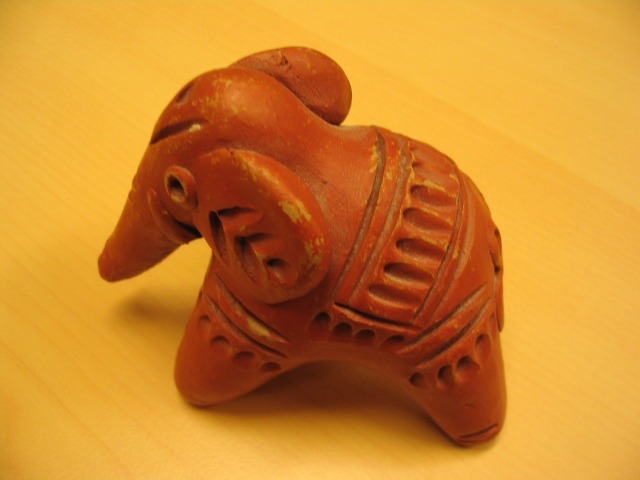
#> input picture images/elefant.jpg, 640 x 480 px
$ jupyter execute --allow-errors Assignment3.ipynb
#> lines starting #> are read from the running program, lines starting #| are printed output that depends on the picture; after the words box and inside, x2 and y2 are one past the last pixel; in counts of white or black regions, pixels touching at a corner belong together
# Assignment 3 - Image Segmentation using MRFs

## GrabCut

---
**TA** : Avinash, Samartha
**Release date**: 21/03/22
**Submission date** : 02/04/22

---

For this assignment you will implement the GrabCut method mentioned in this [paper](https://cvg.ethz.ch/teaching/cvl/2012/grabcut-siggraph04.pdf). It is essentially an iterative version of GraphCut as shown in the figure below.

The code below takes an input image and follows these steps:
- It requires a bounding box to be drawn by the user to roughly segment out the foreground pixels
- It runs an initial min-cut optimization using the provided annotation
- The result of this optimization gives an initial segmentation
- To further refine this segmentation, the user provides two kinds of strokes to aid the optimization
    - strokes on the background pixels
    - strokes on the foreground pixels
- The algorithm now utilizes this to refine the original segmentation

You are allowed to use standard GMM libraries for the implementation. For usage of other libraries, please contact the TAs.

You can view this [video](https://www.youtube.com/watch?v=aOqOwM-Qbtg) to get a better idea of the steps involved.

Image segmentation is one exciting application of MRFs. You can further read about other applications of MRFs for Computer Vision [here](https://cedar.buffalo.edu/~srihari/CSE574/Chap8/Ch8-PGM-Undirected/9.5-MRFinCV.pdf).

#### Useful Links
* https://courses.engr.illinois.edu/cs543/sp2011/lectures/Lecture%2012%20-%20MRFs%20and%20Graph%20Cut%20Segmentation%20-%20Vision_Spring2011.pdf

[cell 1]
import numpy as np
import cv2
from collections import namedtuple
from sklearn.mixture import GaussianMixture
import matplotlib.pyplot as plt
import igraph as ig
import logging
import sys
from tqdm.auto import tqdm as tq

[cell 2]
logging.basicConfig(stream=sys.stdout, level=logging.WARN)

[cell 3]
con = namedtuple('_', ('FIX', 'UNK', 'FG', 'BG'))(1, 0, 1, 0)
NUM_GMM_COMP = 5
GAMMA = 50
LAMDA = 9 * GAMMA
NUM_ITERS = 3
TOL = 1e-3

[cell 4]
class EventHandler:
    """
    Class for handling user input during segmentation iterations
    """

    def __init__(self, flags, img, _types, _alphas, colors):

        self.FLAGS = flags
        self.ix = -1
        self.iy = -1
        self.img = img
        self.img2 = self.img.copy()
        self._types = _types
        self._alphas = _alphas
        self.COLORS = colors

    @property
    def image(self):
        return self.img

    @image.setter
    def image(self, img):
        self.img = img

    @property
    def types(self):
        return self._types

    @types.setter
    def types(self, _types):
        self._types = _types

    @property
    def alphas(self):
        return self._alphas

    @alphas.setter
    def alphas(self, _alphas):
        self._alphas = _alphas

    @property
    def flags(self):
        return self.FLAGS

    @flags.setter
    def flags(self, flags):
        self.FLAGS = flags

    # [52 lines left out: function handler, not called in this run]

[cell 5]
def run(filename, n_components=NUM_GMM_COMP, gamma=GAMMA, lamda=LAMDA,
        num_iters=NUM_ITERS, tol=TOL, connect_diag=True):
    """
    Main loop that implements GrabCut.

    Input
    -----
    filename (str) : Path to image
    """

    COLORS = {
    'BLACK' : [0,0,0],
    'RED'   : [0, 0, 255],
    'GREEN' : [0, 255, 0],
    'BLUE'  : [255, 0, 0],
    'WHITE' : [255,255,255]
    }

    DRAW_BG = {'color' : COLORS['BLACK'], 'val' : con.BG}
    DRAW_FG = {'color' : COLORS['WHITE'], 'val' : con.FG}

    FLAGS = {
        'RECT' : (0, 0, 1, 1),
        'DRAW_STROKE': False,         # flag for drawing strokes
        'DRAW_RECT' : False,          # flag for drawing rectangle
        'rect_over' : False,          # flag to check if rectangle is  drawn
        'rect_or_mask' : -1,          # flag for selecting rectangle or stroke mode
        'value' : DRAW_FG,            # drawing strokes initialized to mark foreground
    }

    img = cv2.imread(filename)
    img2 = img.copy()
    types = np.zeros(img.shape[:2], dtype = np.uint8)  # whether a pixel is known or unknown
    alphas = np.zeros(img.shape[:2], dtype = np.uint8) # mask is a binary array with : 0 - background pixels
                                                       #                               1 - foreground pixels
    output = np.zeros(img.shape, np.uint8)             # output image to be shown

    # Input and segmentation windows
    cv2.namedWindow('Input Image')
    cv2.namedWindow('Segmented output')

    EventObj = EventHandler(FLAGS, img, types, alphas, COLORS)
    cv2.setMouseCallback('Input Image', EventObj.handler)
    cv2.moveWindow('Input Image', img.shape[1] + 10, 90)

    while(1):

        img = EventObj.image
        types = EventObj.types
        alphas = EventObj.alphas
        FLAGS = EventObj.flags
        cv2.imshow('Segmented image', output)
        cv2.imshow('Input Image', img)

        k = cv2.waitKey(1)

        # key bindings
        if k == 27:
            # esc to exit
            break

        elif k == ord('0'):
            # Strokes for background
            FLAGS['value'] = DRAW_BG

        elif k == ord('1'):
            # FG drawing
            FLAGS['value'] = DRAW_FG

        elif k == ord('r'):
            # reset everything
            FLAGS['RECT'] = (0, 0, 1, 1)
            FLAGS['DRAW_STROKE'] = False
            FLAGS['DRAW_RECT'] = False
            FLAGS['rect_or_mask'] = -1
            FLAGS['rect_over'] = False
            FLAGS['value'] = DRAW_FG
            img = img2.copy()
            types = np.zeros(img.shape[:2], dtype = np.uint8)
            alphas = np.zeros(img.shape[:2], dtype = np.uint8)
            EventObj.image = img
            EventObj.types = types
            EventObj.alphas = alphas
            output = np.zeros(img.shape, np.uint8)

        elif k == 13:
            # Press carriage return to initiate segmentation

            #-------------------------------------------------#
            # Implement GrabCut here.                         #
            # Function should return a mask which can be used #
            # to segment the original image as shown on L90   #
            #-------------------------------------------------#
            alphas = grab_cut(img2, types, alphas, n_components, gamma, lamda, num_iters, tol, connect_diag)
            EventObj.alphas = alphas


        EventObj.flags = FLAGS
        mask2 = np.where((alphas == 1), 255, 0).astype('uint8')
        output = cv2.bitwise_and(img2, img2, mask = mask2)
    return output

## Implementation Details
- We use eight-connectivity by default, calculating $\beta$ as the inverse of twice the average of $||z_m - z_n||_{2}^{2}$ over all edges in the graph (neighbouring pixels).
- The capacity of edges connecting known foreground pixels to the source and known background pixels to the sink is set to $9$ times the value of $\gamma$, ensuring that it is large enough (for both four- and eight- connectivity) for the edge to never get cut.
- As stated above, we rerun the entire iterative optimisation again after user refinement (which is optional according to the original algorithm), favouring accuracy over runtime.
- By default, we use $\gamma=50$ and $3$ iterations of grabcut, with a tolerance of change for the mincut value.

[cell 6]
def fit_gmms(img, alphas, n_components):
    fg = GaussianMixture(n_components=n_components)
    fg.fit(img[alphas == con.FG].reshape((-1, img.shape[-1])))

    bg = GaussianMixture(n_components=n_components)
    bg.fit(img[alphas == con.BG].reshape((-1, img.shape[-1])))

    return fg, bg

# [111 lines left out: function graph_cut, not called in this run]


def grab_cut(img_, types_, alphas_, n_components, gamma, lamda,
             num_iters, tol, connect_diag):
    perf_pa = 0
    perf_pa += 1
    logging.debug('GRAB CUT')
    img = img_.copy().astype(np.float32)
    perf_pa += 1
    types = types_.copy() # types tells whether the pixel is fixed or unknown
    alphas = alphas_.copy() # alphas tells whether the pixel is fg or bg according to fixed or current estimate

    # calculate beta
    logging.info('CALC BETA')
    perf_pa += 1
    beta = 0
    for i in range(img.shape[0]):
        for j in range(img.shape[1]):
            perf_pa += 1
            if i > 0:
                diff = img[i, j] - img[i-1, j]
                perf_pa += 1
                beta += diff.dot(diff)
            if j > 0:
                diff = img[i, j] - img[i, j-1]
                perf_pa += 1
                beta += diff.dot(diff)
            if connect_diag:
                if i > 0 and j > 0:
                    diff = img[i, j] - img[i-1, j-1]
                    perf_pa += 1
                    beta += diff.dot(diff)
                if i > 0 and j < img.shape[1] - 1:
                    perf_pa += 1
                    diff = img[i, j] - img[i-1, j+1]
                    perf_pa += 1
                    beta += diff.dot(diff)
    perf_pa += 1
    if connect_diag:
        beta /= (4 * img.shape[0] * img.shape[1] - 3 * img.shape[0] - 3 * img.shape[1] + 2)
    else:
        perf_pa += 1
        beta /= (2 * img.shape[0] * img.shape[1] - img.shape[0] - img.shape[1])
    beta *= 2
    beta = 1 / beta
    perf_pa += 1
    prev_flow = -1
    for _ in tq(range(num_iters)):
        perf_pa += 1
        fg_gmm, bg_gmm = fit_gmms(img, alphas, n_components)
        flow, alphas = graph_cut(img, types, alphas, fg_gmm, bg_gmm, beta, gamma, lamda, connect_diag)
        perf_pa += 1
        if prev_flow != -1 and abs(prev_flow - flow) < tol:
            break

        prev_flow = flow

    logging.info('DONE')
    return alphas

[cell 7]
def accuracy(mask, gt):
    return (1-np.mean(mask > gt))

def iou(mask, gt):
    inter = np.sum(np.logical_and(mask, gt))
    union = np.sum(np.logical_or(mask, gt))
    return inter / union

# [4 lines left out: function dice, not called in this run]

# Report

`Kushal Kumar Jain   `
`2019111001`

## Effect of Refining :

**Run-1:** Default parameters, no user refinement.

**Run-2:** Default parameters, with user refinement.


## Deliverable 1 :

### Calculating Accuacy :

[cell 8]
filename = '../images/elefant.jpg'
img = cv2.imread(filename)
#> img is the input picture: shape (480, 640, 3); mean B, G, R 45.9, 133.8, 205.5
gt = cv2.imread('../ground_truth/elefant.bmp')
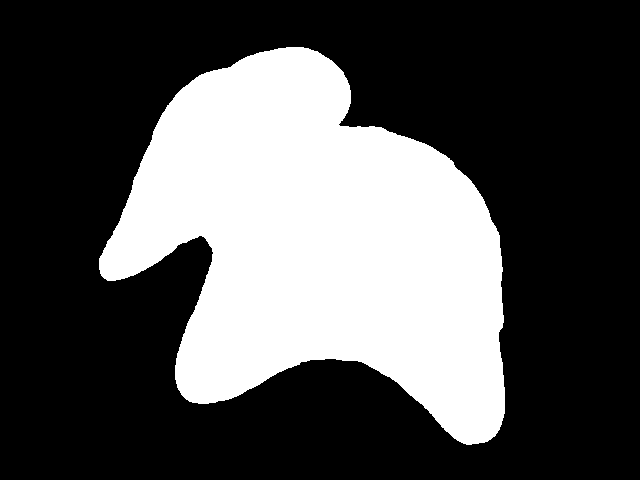
#> input picture ground_truth/elefant.bmp, 640 x 480 px
#> gt is the input picture: shape (480, 640, 3); 32.1% white; 1 white region, box (x1, y1, x2, y2) and area: (99, 47, 505, 445) 98718

#> (the rest of this cell did not finish here and is left out)

#> in __init__, `self._types = _types`: self._types: shape (480, 640); every value is 0
#> in run, `FLAGS = EventObj.flags`: FLAGS = 6 items
#> (key Esc is pressed here)
#> `acc = accuracy(out,gt)`: acc = 1
#|  for output without refinement : 100.0%
    acc = accuracy(out,gt)
    print(" for output without refinement : " + str(acc*100) + "%" )
    out2 = run(filename)
#> (key Enter is pressed here)
#> after the loop in grab_cut, `for i in range(img.shape[0]):`: beta = 68963375; perf_pa = 1838726
#> in grab_cut, `perf_pa += 1`: perf_pa = 1838727
#> in grab_cut, `beta /= (4 * img.shape[0] * img.shape[1] - 3 * img.shape[0] - 3 * img...`: beta = 56.28
#> in grab_cut, `beta *= 2`: beta = 112.6
#> in grab_cut, `beta = 1 / beta`: beta = 0.00888
#> in grab_cut, `perf_pa += 1`: perf_pa = 1838728
#> the loop in grab_cut (call 2), `for _ in tq(range(num_iters)):` made 1 pass
#> perf_pa on pass 1: 1838729
    acc = accuracy(out2,gt)
    print("Accuracy for output with refinement : " + str(acc*100) + "%" )
finally:
    cv2.destroyAllWindows()

### Calculating Jaccard similarity :

[cell 9]
filename = '../images/banana1.jpg'
img = cv2.imread(filename)
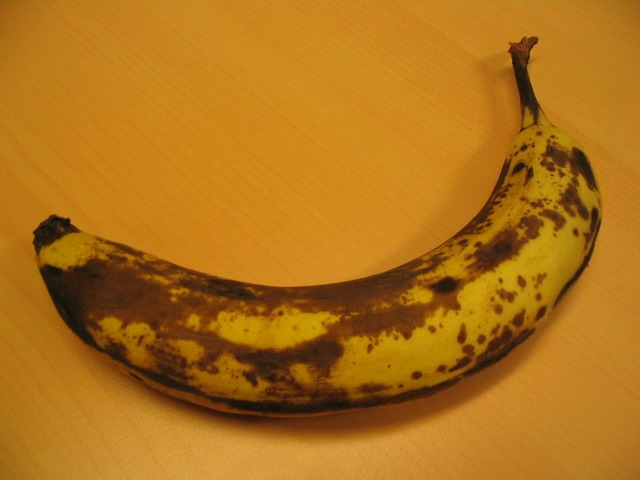
#> input picture images/banana1.jpg, 640 x 480 px
#> img is the input picture: shape (480, 640, 3); mean B, G, R 25.2, 113.9, 175.1
gt = cv2.imread('../ground_truth/banana1.bmp')
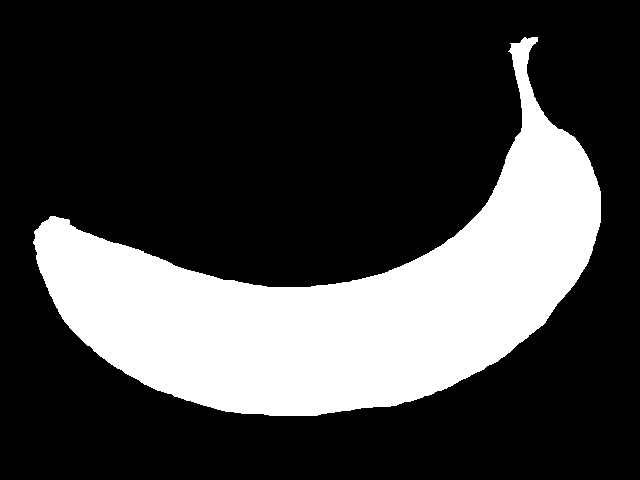
#> input picture ground_truth/banana1.bmp, 640 x 480 px
#> gt is the input picture: shape (480, 640, 3); 25.6% white; 1 white region, box (x1, y1, x2, y2) and area: (33, 37, 601, 416) 78705
filename2 = '../images/banana2.jpg'
img2 = cv2.imread(filename2)
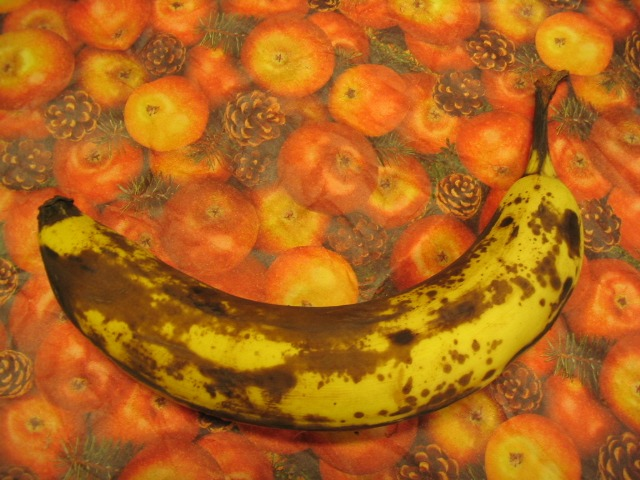
#> input picture images/banana2.jpg, 640 x 480 px
#> img2 is the input picture: shape (480, 640, 3); mean B, G, R 26.2, 101.2, 178.3
gt2 = cv2.imread('../ground_truth/banana2.bmp')
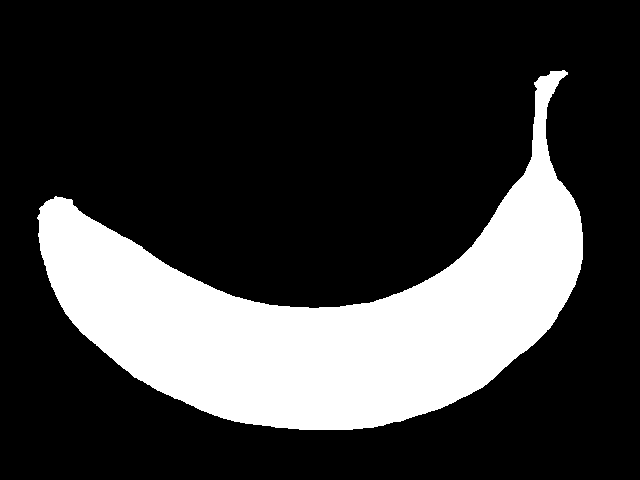
#> input picture ground_truth/banana2.bmp, 640 x 480 px
#> gt2 is the input picture: shape (480, 640, 3); 23.6% white; 1 white region, box (x1, y1, x2, y2) and area: (37, 70, 583, 430) 72509

#> (the rest of this cell did not finish here and is left out)

#> in flags, `self.FLAGS = flags`: self.FLAGS = 6 items
    acc = iou(out,gt)
#> in iou, `inter = np.sum(np.logical_and(mask, gt))`: inter = 0
#> in iou, `union = np.sum(np.logical_or(mask, gt))`: union = 236115
#> `acc = iou(out,gt)`: acc = 0
#| jaccard similarity for output without refinement on banana1 : 0.0%
    print("jaccard similarity for output without refinement on banana1 : " + str(acc*100) + "%" )
    out2 = run(filename2)
    acc = iou(out2,gt2)
    print("jaccard similarity for output without refinement on banana2 : " + str(acc*100) + "%" )
finally:
    cv2.destroyAllWindows()
